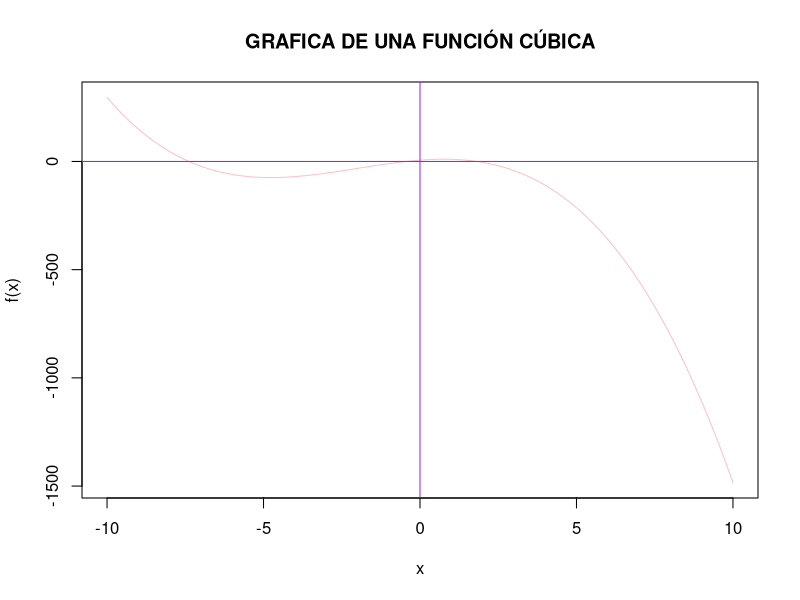

R code for this plot:
## ---- chunk 1
knitr::opts_chunk$set(echo = TRUE)
## ---- chunk 2
N <- 0.01
a <- -10
b <- 10
x <- seq(a,b,N)

head(x,10)
## ---- chunk 3
A <- -1
B <- -6
C <- 11
D <- 6
 f_x <-  A*x^3+B*x^2+C*x+D
 head(f_x,10)
## ---- chunk 4
plot(x,f_x, col="pink",
     type="l",
     main="GRAFICA DE UNA FUNCIÓN CÚBICA",
     xlab="x",
     ylab="f(x)")
abline (v= 0,type="-", col="purple")
abline (h= 0,type="-", col="purple")
## ---- chunk 5
a <- -9
b <- -5
## ---- chunk 6
c <- (a+b)/2
print(c)
## ---- chunk 7
f_cubica <- function(x){
  A*x^3+B*x^2+C*x+D
}
## ---- chunk 8
fa <- f_cubica(a); print(fa)
fb <- f_cubica(b); print(fb)
fc <- f_cubica(c); print(fc)
## ---- chunk 9
signo_fafc <- sign(fa*fc); print(signo_fafc)
signo_fbfc <- sign(fb*fc); print(signo_fbfc)
## ---- chunk 10
b <- c
c <- (a+b)/2; print(c)

## ---- chunk 11
fa <- f_cubica(a); print(fa)
fb <- f_cubica(b); print(fb)
fc <- f_cubica(c); print(fc)
signo_fafc <- sign(fa*fc); print(signo_fafc)
signo_fbfc <- sign(fb*fc); print(signo_fbfc)
## ---- chunk 12
a <- c; print(a)
c <- (a+b)/2; print(c)
fc <- f_cubica(c); print(fc)
## ---- chunk 13
fa <- f_cubica(a); print(fa)
fb <- f_cubica(b); print(fb)
fc <- f_cubica(c); print(fc)
signo_fafc <- sign(fa*fc); print(signo_fafc)
signo_fbfc <- sign(fb*fc); print(signo_fbfc)
